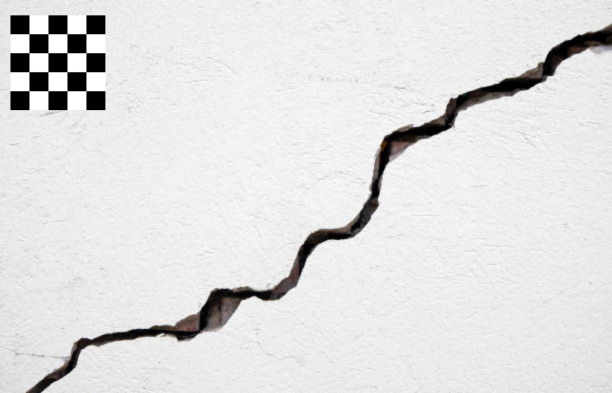
#> input picture crackC.png, 612 x 393 px
$ python final_with_area_in_cm.py
#> lines starting #> are read from the running program, lines starting #| are printed output that depends on the picture; after the words box and inside, x2 and y2 are one past the last pixel; in counts of white or black regions, pixels touching at a corner belong together
import numpy as np
import cv2
import torch
from scipy import ndimage
from skimage.morphology import skeletonize
from sklearn.cluster import KMeans
import torch.nn as nn
import math


def calibrate_with_checkerboard(gray, checker_rows=4, checker_cols=4, square_size=3.0):
    """
    Detect checkerboard and compute calibration parameters.

    Args:
        gray: Grayscale image
        checker_rows: Number of INNER corners rows (for NxN grid, use N-1)
        checker_cols: Number of INNER corners columns (for NxN grid, use N-1)
        square_size: Size of each square in cm

    Returns:
        checker_contour: Convex hull of checkerboard corners
        pixels_per_cm: Calibration factor
        calibrated: Success flag
        exclusion_mask: Mask to exclude checkerboard region from crack detection
    """
    pattern_size = (checker_cols, checker_rows)
    flags = cv2.CALIB_CB_ADAPTIVE_THRESH + cv2.CALIB_CB_NORMALIZE_IMAGE
    ret, corners = cv2.findChessboardCorners(gray, pattern_size, flags)

    if not ret:
        print("Warning: Checkerboard not detected. Measurements will be in pixels.")
        return None, None, False, None

    # Refine corner locations
    criteria = (cv2.TERM_CRITERIA_EPS + cv2.TERM_CRITERIA_MAX_ITER, 30, 0.001)
    corners_refined = cv2.cornerSubPix(gray, corners, (11, 11), (-1, -1), criteria)
    image_points = corners_refined.reshape(-1, 2)

    # Calculate pixels per cm from adjacent corners
    pixel_dist = np.linalg.norm(image_points[0] - image_points[1])
    pixels_per_cm = pixel_dist / square_size

    # Create convex hull around checkerboard
    checker_hull = cv2.convexHull(image_points.astype(np.float32))
    checker_contour = checker_hull.reshape(-1, 1, 2).astype(np.float32)

    # Create exclusion mask for checkerboard region
    exclusion_mask = np.zeros(gray.shape, dtype=np.uint8)
    cv2.fillConvexPoly(exclusion_mask, checker_contour.astype(np.int32), 255)

    # Expand the mask to cover the outer squares
    expansion_pixels = int(pixel_dist * 2.2)
    kernel = cv2.getStructuringElement(cv2.MORPH_ELLIPSE,
                                       (expansion_pixels, expansion_pixels))
    exclusion_mask = cv2.dilate(exclusion_mask, kernel, iterations=1)

    print(f"Calibration successful: {pixels_per_cm:.2f} pixels/cm")
    print(f"Checkerboard region expanded by {expansion_pixels} pixels")
    print("Checkerboard region will be excluded from crack detection")

    return checker_contour, pixels_per_cm, True, exclusion_mask


def get_proposals(img, n_clusters=10, exclusion_mask=None):
    """
    Get window proposals using SIFT features and K-means clustering.

    Args:
        img: Input image (BGR format)
        n_clusters: Number of clusters for K-means
        exclusion_mask: Optional mask to exclude regions from SIFT detection
    """
    img_rgb = cv2.cvtColor(img, cv2.COLOR_BGR2RGB)
    gray = cv2.cvtColor(img_rgb, cv2.COLOR_BGR2GRAY)

    # Create mask for SIFT detection (inverse of exclusion mask)
    sift_mask = None
    if exclusion_mask is not None:
        sift_mask = cv2.bitwise_not(exclusion_mask)

    sift = cv2.SIFT_create()
    kp, descriptors = sift.detectAndCompute(gray, mask=sift_mask)

    if len(kp) < n_clusters:
        n_clusters = max(1, len(kp))

    kp_loc = np.array([k.pt for k in kp])
    kmeans = KMeans(n_clusters=n_clusters, random_state=42)
    cluster_labels = kmeans.fit_predict(kp_loc)
    centers = kmeans.cluster_centers_

    return centers, kp, kp_loc, cluster_labels


def get_windows(img, centers, window_size=(150, 150), exclusion_mask=None):
    """
    Extract windows around cluster centers.

    Args:
        img: Input image
        centers: Cluster centers
        window_size: Size of windows to extract (height, width)
        exclusion_mask: Optional mask to extract corresponding window regions
    """
    windows = []
    exclusion_windows = []
    upsample = nn.Upsample(mode='bilinear', size=(224, 224))

    for center in centers:
        x, y = int(center[0]), int(center[1])

        row_s = max(0, y - window_size[0] // 2)
        row_e = min(img.shape[0], y + window_size[0] // 2)
        col_s = max(0, x - window_size[1] // 2)
        col_e = min(img.shape[1], x + window_size[1] // 2)

        ii = img[row_s:row_e, col_s:col_e]
        ii = cv2.medianBlur(ii, 7)

        window = torch.tensor(ii)
        window = upsample(window.permute(2, 0, 1).unsqueeze(0)).squeeze().permute(1, 2, 0)
        windows.append(window)

        # Extract corresponding exclusion mask window if provided
        if exclusion_mask is not None:
            mask_window = exclusion_mask[row_s:row_e, col_s:col_e]
            mask_window_tensor = torch.tensor(mask_window).unsqueeze(0).unsqueeze(0).float()
            mask_window_resized = torch.nn.functional.interpolate(
                mask_window_tensor, size=(224, 224), mode='nearest'
            ).squeeze().numpy().astype(np.uint8)
            exclusion_windows.append(mask_window_resized)
        else:
            exclusion_windows.append(None)

    return torch.stack(windows), exclusion_windows


def process_masks(vis_img, exclusion_mask=None):
    """Process image using HSV color space to create crack masks."""
    hsv = cv2.cvtColor(vis_img, cv2.COLOR_RGB2HSV)

    # HSV range for black/dark colors (cracks)
    lower_r = np.array([0, 0, 0])
    upper_r = np.array([360, 255, 100])
    mask_r = cv2.inRange(hsv, lower_r, upper_r)

    # Exclude checkerboard region if provided
    if exclusion_mask is not None:
        mask_r = cv2.bitwise_and(mask_r, cv2.bitwise_not(exclusion_mask))

    # Morphological operations to clean up mask
    kernel = cv2.getStructuringElement(cv2.MORPH_ELLIPSE, (3, 3))
    mask_r = cv2.morphologyEx(mask_r, cv2.MORPH_CLOSE, kernel, iterations=2)
    mask_r = cv2.morphologyEx(mask_r, cv2.MORPH_OPEN, kernel, iterations=1)

    return mask_r


# [25 lines left out: function get_crack_edges, not called in this run]


def get_whole_image_crack_mask(img, exclusion_mask=None):
    """Get crack mask for the entire image."""
    img_rgb = cv2.cvtColor(img, cv2.COLOR_BGR2RGB)
    crack_mask = process_masks(img_rgb, exclusion_mask)
    return crack_mask


def measure_total_crack_area(img, exclusion_mask=None, pixels_per_cm=None):
    """Measure total crack area in the entire image."""
    crack_mask = get_whole_image_crack_mask(img, exclusion_mask)
    crack_pixels = np.sum(crack_mask > 0)

    # Determine units and scale
    unit = "px"
    scale = 1.0
    if pixels_per_cm is not None:
        scale = 1.0 / (pixels_per_cm ** 2)
        unit = "cm²"

    total_area = crack_pixels * scale

    return total_area, crack_mask, unit


# [219 lines left out: functions measure_crack_width_skeleton, create_window_thumbnail, visualize_whole_image, visualize_windows, print_summary, not called in this run]


def main(image_path, n_clusters=20, checker_rows=4, checker_cols=4, square_size=3.0):
    """Main function to run crack detection pipeline with calibration."""
#> called with image_path = 'crackC.png', n_clusters = 20, checker_rows = 4, checker_cols = 4, square_size = 3
    # Read image
    img = cv2.imread(image_path)
#> img is the input picture: shape (393, 612, 3); mean B, G, R 223.6, 223.7, 224
    if img is None:
        print(f"Error: Could not read image from {image_path}")
        return

    # Convert to grayscale for checkerboard detection
    gray = cv2.cvtColor(img, cv2.COLOR_BGR2GRAY)

    # Calibrate with checkerboard and get exclusion mask
    checker_contour, pixels_per_cm, calibrated, exclusion_mask = calibrate_with_checkerboard(
        gray, checker_rows, checker_cols, square_size
    )
#> in calibrate_with_checkerboard, `ret, corners = cv2.findChessboardCorners(gray, pattern_size, flags)`: ret = True; corners = 16 rows, first 8: [28.91, 33.65], [47.95, 33.65], [66.95, 33.65], [85.95, 33.65], [28.98, 52.65], [47.95, 52.65], [66.95, 52.65], [85.95, 52.65]
#> in calibrate_with_checkerboard, `corners_refined = cv2.cornerSubPix(gray, corners, (11, 11), (-1, -1), ..`: corners_refined = 16 rows, first 8: [28.94, 33.66], [47.94, 33.66], [66.94, 33.66], [85.94, 33.66], [28.94, 52.66], [47.94, 52.66], [66.94, 52.66], [85.94, 52.66]
#> in calibrate_with_checkerboard, `image_points = corners_refined.reshape(-1, 2)`: image_points has the same summary as corners_refined
#> in calibrate_with_checkerboard, `pixel_dist = np.linalg.norm(image_points[0] - image_points[1])`: pixel_dist = 19
#> in calibrate_with_checkerboard, `pixels_per_cm = pixel_dist / square_size`: pixels_per_cm = 6.33
#> in calibrate_with_checkerboard, `checker_hull = cv2.convexHull(image_points.astype(np.float32))`: checker_hull = [[85.94, 90.66], [66.94, 90.66], [47.94, 90.66], [28.94, 90.66], [28.94, 71.66], [28.94, 33.66], [85.94, 33.66], [85.94, 52.66]]
#> in calibrate_with_checkerboard, `checker_contour = checker_hull.reshape(-1, 1, 2).astype(np.float32)`: checker_contour has the same summary as checker_hull
#> in calibrate_with_checkerboard, `cv2.fillConvexPoly(exclusion_mask, checker_contour.astype(np.int32), 2..`:
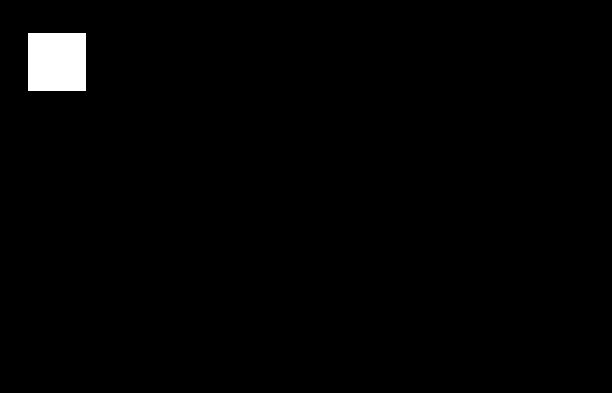
#> exclusion_mask: shape (393, 612); 1.4% white; 1 white region, box (x1, y1, x2, y2) and area: (28, 33, 86, 91) 3364
#> in calibrate_with_checkerboard, `expansion_pixels = int(pixel_dist * 2.2)`: expansion_pixels = 41
#> in calibrate_with_checkerboard, `kernel = cv2.getStructuringElement(cv2.MORPH_ELLIPSE, (expansion_pixel..`:
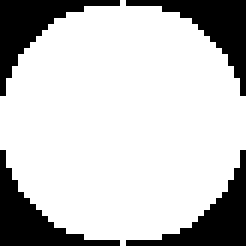
#> kernel: shape (41, 41) (shown 6 times larger); values 0 (black) and 1 (white), 76.9% white; 4 black regions, box (x1, y1, x2, y2) and area: (0, 0, 20, 16) 97, (21, 0, 41, 16) 97, (0, 25, 20, 41) 97, (21, 25, 41, 41) 97
#> in calibrate_with_checkerboard, `exclusion_mask = cv2.dilate(exclusion_mask, kernel, iterations=1)`:
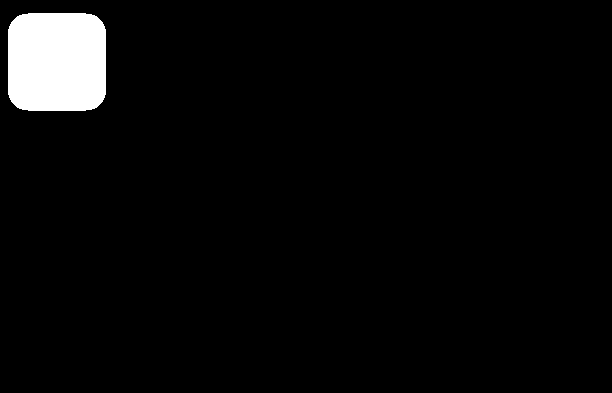
#> exclusion_mask: shape (393, 612); 3.8% white; 1 white region, box (x1, y1, x2, y2) and area: (8, 13, 106, 111) 9216
#| Calibration successful: 6.33 pixels/cm
#| Checkerboard region expanded by 41 pixels
#> checker_contour has the same summary as checker_hull in calibrate_with_checkerboard; pixels_per_cm = 6.33; calibrated = True

    # Measure total crack area in whole image
    total_crack_area, whole_crack_mask, area_unit = measure_total_crack_area(
        img, exclusion_mask, pixels_per_cm
    )
#> in process_masks, `hsv = cv2.cvtColor(vis_img, cv2.COLOR_RGB2HSV)`: hsv: shape (393, 612, 3); mean H, S, V 3.2, 2.6, 224
#> in process_masks, `mask_r = cv2.inRange(hsv, lower_r, upper_r)`:
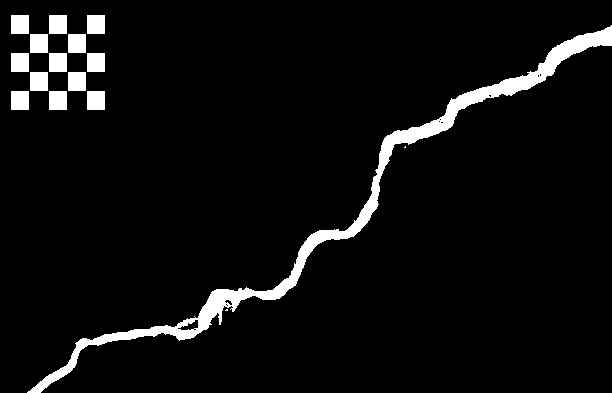
#> mask_r: shape (393, 612); 5.4% white; 16 white regions (2 under 20 px), largest, box (x1, y1, x2, y2) and area: (27, 25, 612, 393) 8570, (11, 15, 29, 34) 342, (49, 15, 67, 34) 342
#> in process_masks, `mask_r = cv2.bitwise_and(mask_r, cv2.bitwise_not(exclusion_mask))`:
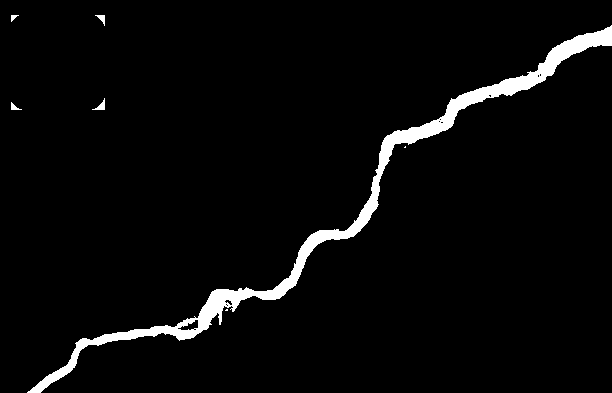
#> mask_r: shape (393, 612); 3.6% white; 7 white regions (2 under 20 px), largest, box (x1, y1, x2, y2) and area: (27, 25, 612, 393) 8570, (92, 98, 105, 110) 62, (95, 15, 105, 26) 49, (11, 102, 22, 110) 40, (11, 15, 19, 22) 29
#> in process_masks, `mask_r = cv2.morphologyEx(mask_r, cv2.MORPH_CLOSE, kernel, iterations=2)`:
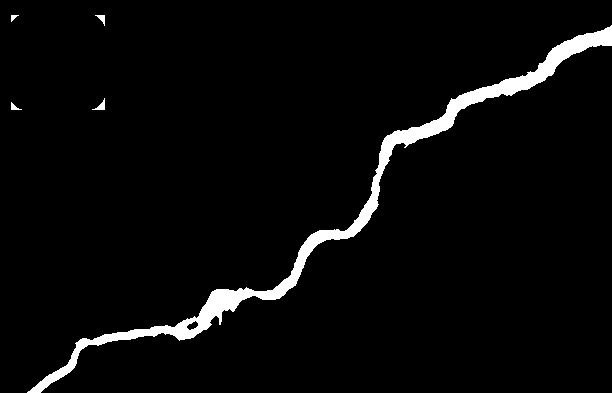
#> mask_r: shape (393, 612); 3.7% white; 5 white regions, box (x1, y1, x2, y2) and area: (27, 25, 612, 393) 8734, (92, 98, 105, 110) 62, (95, 15, 105, 26) 49, (11, 102, 22, 110) 40, (11, 15, 19, 22) 29
#> in process_masks, `mask_r = cv2.morphologyEx(mask_r, cv2.MORPH_OPEN, kernel, iterations=1)`: mask_r: shape (393, 612); 3.7% white; 5 white regions, box (x1, y1, x2, y2) and area: (27, 25, 612, 393) 8718, (96, 101, 105, 110) 50, (97, 15, 105, 23) 40, (11, 103, 18, 110) 31, (11, 15, 17, 21) 23
#> in measure_total_crack_area, `crack_pixels = np.sum(crack_mask > 0)`: crack_pixels = 8862
#> in measure_total_crack_area, `scale = 1.0 / (pixels_per_cm ** 2)`: scale = 0.0249
#> in measure_total_crack_area, `total_area = crack_pixels * scale`: total_area = 220.9
#> total_crack_area = 220.9; area_unit = 'cm²'
    print(f"Total crack area: {total_crack_area:.2f} {area_unit}")
#| Total crack area: 220.94 cm²

    # If no cracks detected, show visualization and exit gracefully
    if total_crack_area == 0:
        print("\n✓ No cracks detected in the image. Showing results...")
        visualize_whole_image(img, whole_crack_mask, total_crack_area, area_unit, exclusion_mask)
        print_summary([], n_clusters, total_crack_area, area_unit)
        return

    # Get proposals using SIFT and K-means
    centers, kp, kp_loc, cluster_labels = get_proposals(img, n_clusters=n_clusters,
                                                         exclusion_mask=exclusion_mask)
#> in get_proposals, `kp, descriptors = sift.detectAndCompute(gray, mask=sift_mask)`: kp = 186 keypoints; strongest (x, y, size): (509, 86, 13.5), (430, 129, 11.5), (153, 331, 7.8), (82, 343, 8.1)
#> in get_proposals, `kp_loc = np.array([k.pt for k in kp])`: kp_loc = 186 pairs, first value 16.77 to 598.4, second value 31.95 to 388.9
#> in get_proposals, `cluster_labels = kmeans.fit_predict(kp_loc)`: cluster_labels = 186 values, max 19 at index 132, min 0 at index 55, mean 8.28
#> centers = 20 rows, first 8: [227.5, 303.7], [537.7, 72.55], [400.5, 140.2], [16.77, 353.8], [183.9, 329.9], [333.8, 230.1], [86.12, 342.5], [266.1, 295.9]
    print(f"Found {len(kp)} keypoints, created {len(centers)} clusters")
#| Found 186 keypoints, created 20 clusters

    # Extract windows
    windows, exclusion_windows = get_windows(img, centers, exclusion_mask=exclusion_mask)

    # Get crack edges and masks
    edges_lst, masks_lst = get_crack_edges(windows, exclusion_windows)
    edges_lst, masks_lst = get_crack_edges(windows, exclusion_windows)

    # Measure crack dimensions
    measurements_lst = []
    for i, mask in enumerate(masks_lst):
        measurements, skeleton, distance_map = measure_crack_width_skeleton(mask, pixels_per_cm)
        if measurements is not None:
            measurements_lst.append({
                'measurements': measurements,
                'skeleton': skeleton,
                'distance_map': distance_map
            })
        else:
            measurements_lst.append(None)

    # Two separate visualizations
    inp_imgs = [w.detach().numpy().astype(np.uint8) for w in windows]
    visualize_whole_image(img, whole_crack_mask, total_crack_area, area_unit, exclusion_mask)
    visualize_windows(inp_imgs, edges_lst, masks_lst, measurements_lst, n_clusters)

    # Print summary
    print_summary(measurements_lst, n_clusters, total_crack_area, area_unit)


if __name__ == "__main__":
    # Configuration
    IMAGE_PATH = 'crackC.png'  # Change to your image path
    N_CLUSTERS = 20
    CHECKER_ROWS = 4  # Number of INNER corners (for 5x5 grid, use 4)
    CHECKER_COLS = 4
    SQUARE_SIZE = 3.0  # cm

    main(IMAGE_PATH, n_clusters=N_CLUSTERS, checker_rows=CHECKER_ROWS,
         checker_cols=CHECKER_COLS, square_size=SQUARE_SIZE)
#> (the call stopped at in get_windows, `upsample = nn.Upsample(mode='bilinear', size=(224, 224))`: torch is not available in this run)
